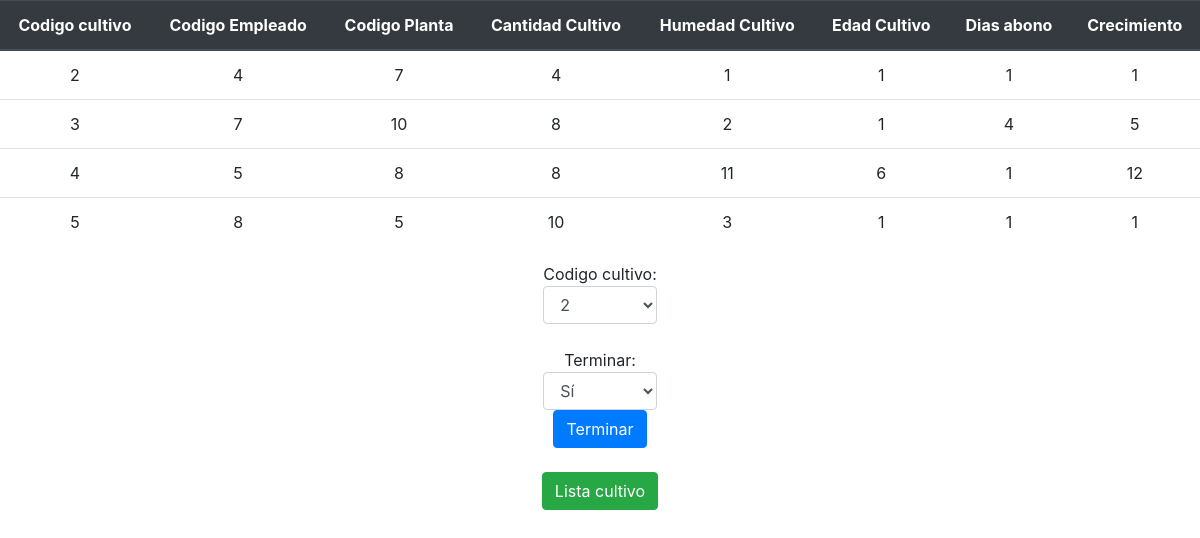
/Terminar/terminar_cultivo.php, run on the app's committed database.
### tables this page shows
CREATE TABLE IF NOT EXISTS `cultivo` (
  `codigo_cultivo` int(11) NOT NULL AUTO_INCREMENT,
  `codigo_empleado` int(11) NOT NULL,
  `codigo_planta` int(11) NOT NULL,
  `cantidad_cultivo` int(11) NOT NULL DEFAULT '0',
  `humedad_cultivo` int(11) NOT NULL DEFAULT '0',
  `edad_cultivo` int(11) NOT NULL DEFAULT '0',
  `dias_abono` int(11) NOT NULL DEFAULT '0',
  `crecimiento` int(11) NOT NULL DEFAULT '0',
  `muerte` int(11) NOT NULL DEFAULT '0',
  `termino` int(11) NOT NULL DEFAULT '0',
  PRIMARY KEY (`codigo_cultivo`)
);

### Terminar/terminar_cultivo.php (the view, shortened to what this page needs)
<!DOCTYPE html>
<html>
	<head>
                <link rel="stylesheet" href="../css/bootstrap.min.css">
	</head>
	<body>
		<?php
		if (isset($_POST['submit']))
		{
			$codigo_cultivo=$_POST["codigo_cultivo"];
			$terminar=$_POST["terminar"];
			$error=false;
			if (empty($codigo_cultivo)) {
				echo "<center><p>codigo_cultivo vacio ó no valido.</p></center>";
				$error=true;
			}
			if (empty($terminar)) {
				echo "<center><p>No se terminara el cultivo</p></center>";
				$error=true;
			}
			if ($error)
			{
                            ?>
                                <center><td><input type="button" name="volver" value="Volver" class="btn btn-primary" onclick="window.location.href='terminar_cultivo.php'"></td></center>
                            <?php
			}else
			{
				require('../conexion.php');
				$retorno="SELECT codigo_planta, cantidad_cultivo FROM cultivo WHERE codigo_cultivo=$codigo_cultivo AND muerte = 0";
				$resultado= mysqli_query($link,$retorno);
				$extraido=mysqli_fetch_array($resultado);
				$actualizar_planta="UPDATE planta SET cantidad_flor = (cantidad_flor+$extraido[cantidad_cultivo]) WHERE codigo_planta = $extraido[codigo_planta]";
				if ($link->query($actualizar_planta) === TRUE) {
					$sql="UPDATE cultivo SET termino=$terminar WHERE codigo_cultivo=$codigo_cultivo";
					if ($link->query($sql) === TRUE)
				    {
                                            ?>
                                <br>
                                        <center><td><input type="button" name="volver" value="Termine un nuevo cultivo" class="btn btn-success" onclick="window.location.href='terminar_cultivo.php'"></td></center>
					<?php
                                        } else {
					    echo "Error: " . $sql . "<br>" . $link->error;
					}
				}else
				{
					echo "Error: " . $actualizar_planta . "<br>" . $link->error;
				}
			}
		}
		else
		{
		?>
			<div>
	                    <table align="center" class="table">
	                        <thead class="thead-dark">
	                            <tr>
	                                <th class="thead-dark" scope="col"><center>Codigo cultivo</center></th>
	                                <th class="thead-dark" scope="col"><center>Codigo Empleado</center></th>
	                                <th class="thead-dark" scope="col"><center>Codigo Planta</center></th>
	                                <th class="thead-dark" scope="col"><center>Cantidad Cultivo</center></th>
	                                <th class="thead-dark" scope="col"><center>Humedad Cultivo</center></th>
	                                <th class="thead-dark" scope="col"><center>Edad Cultivo</center></th>
	                                <th class="thead-dark" scope="col"><center>Dias abono</center></th>
	                                <th class="thead-dark" scope="col"><center>Crecimiento</center></th>
	                            </tr>
	                            </thead>
						<?php
							require('../conexion.php');
							$query="SELECT * FROM cultivo WHERE (muerte = 0 AND  termino =0) ORDER BY codigo_cultivo";
							$resultado=mysqli_query($link,$query);
							while ($extraido= mysqli_fetch_array($resultado)) {
								echo "<tr align='center'><td>".$extraido['codigo_cultivo']."</td>";
								echo "<td>".$extraido['codigo_empleado']."</td>";
								echo "<td>".$extraido['codigo_planta']."</td>";
								echo "<td>".$extraido['cantidad_cultivo']."</td>";
								echo "<td>".$extraido['humedad_cultivo']."</td>";
								echo "<td>".$extraido['edad_cultivo']."</td>";
								echo "<td>".$extraido['dias_abono']."</td>";
								echo "<td>".$extraido['crecimiento']."</td>";
							}
						?>
				</table>
		<form method="post" action="terminar_cultivo.php">
                    <center><label>
	                    <tr><td>Codigo cultivo: </td>
	                        <td><select class="form-control" name="codigo_cultivo">
	                            <?php
	                                $query= "SELECT `codigo_cultivo`"
	                                        . " FROM `cultivo` WHERE (`muerte` = 0 AND `termino` = 0)"
	                                        . "ORDER BY `codigo_cultivo`";
	                                $resultado= mysqli_query($link,$query);
	                                while($extraido= mysqli_fetch_array($resultado))
	                                {
	                                    echo "<option value='$extraido[codigo_cultivo]'>$extraido[codigo_cultivo]</option>";
	                                }
	                            ?>
	                        </select></td></tr>
	                    <br/>
	                    <tr><td>Terminar: </td>
	                        <td><select class="form-control" name="terminar">
	                        	<option value=1>Sí</option>
	                        </select></td></tr>
	                        <p><input class="btn btn-primary" type="submit" name="submit" value="Terminar" /></p>
                        </label></center>
	                </form>
	                <center><td><input type="button" name="volver" value="Lista cultivo" class="btn btn-success" onclick="window.location.href='../Lista/lista_cultivo.php'"></td></center>
			</div>
		<?php
		}
		?>
	</body>
</html>

### data on the page
cultivo: codigo_cultivo "2", codigo_empleado "4", codigo_planta "7", cantidad_cultivo "4", humedad_cultivo "1", edad_cultivo "1", dias_abono "1", crecimiento "1"
cultivo: codigo_cultivo "3", codigo_empleado "7", codigo_planta "10", cantidad_cultivo "8", humedad_cultivo "2", edad_cultivo "1", dias_abono "4", crecimiento "5"
cultivo: codigo_cultivo "4", codigo_empleado "5", codigo_planta "8", cantidad_cultivo "8", humedad_cultivo "11", edad_cultivo "6", dias_abono "1", crecimiento "12"
cultivo: codigo_cultivo "5", codigo_empleado "8", codigo_planta "5", cantidad_cultivo "10", humedad_cultivo "3", edad_cultivo "1", dias_abono "1", crecimiento "1"

### other printed values
form field codigo_cultivo "2"
